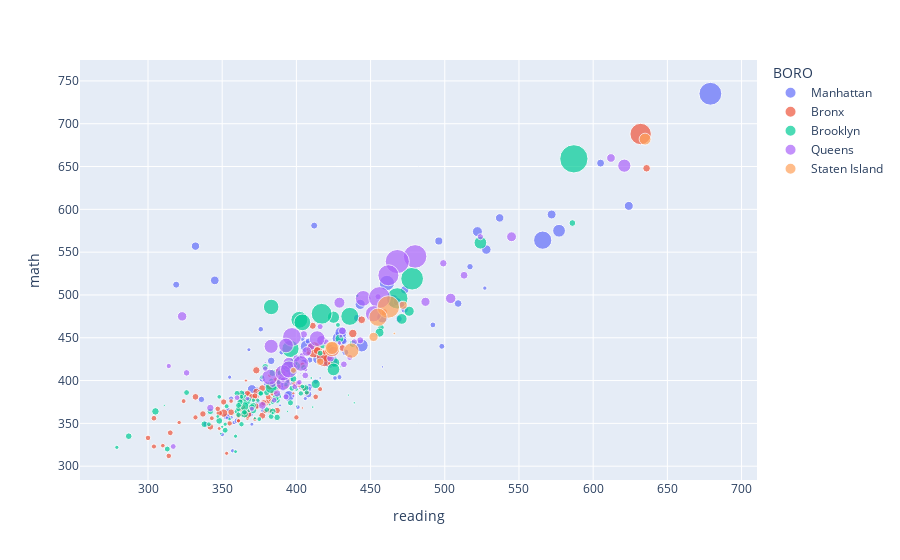

Write notebook code for a chart like this one.
### Markdown cell above
Again, we can use plotly to make it interactive:

### Code cell
px.scatter(df_merged, x='reading', 
               y='math', 
               color="BORO",
               size='num_students', 
               hover_data=['school', 'reading', 'math', 'writing', 'num_students'])

### Figure 1 — Plotly figure (JSON) as saved in the notebook; plotly's stock layout.template omitted (floating-point values rounded to 4 significant figures; data arrays with more than 128 entries replaced by an {"elided": "..."} marker saying what was removed)
{"data": [{"customdata": {"elided": "105x3 mixed values"}, "hovertemplate": "BORO=Manhattan<br>reading=%{x}<br>math=%{y}<br>num_students=%{customdata[2]}<br>school=%{customdata[0]}<br>writing=%{customdata[1]}<extra></extra>", "legendgroup": "Manhattan", "marker": {"color": "#636efa", "size": [29, 91, 70, 7, 44, 112, 159, 18, 130, 16, 62, 53, 58, 85, 48, 76, 50, 40, 69, 42, 60, 92, 79, 263, 54, 94, 104, 114, 66, 103, 127, 144, 62, 336, 84, 29, 95, 59, 72, 49, 151, 832, 167, 25, 81, 264, 131, 42, 66, 73, 14, 78, 26, 77, 56, 30, 33, 121, 84, 9, 335, 36, 83, 154, 191, 270, 61, 27, 49, 41, 12, 32, 131, 261, 531, 66, 75, 35, 111, 43, 48, 375, 51, 73, 70, 48, 31, 29, 54, 33, 56, 20, 214, 66, 61, 101, 60, 55, 70, 76, 63, 94, 24, 228, 56], "sizemode": "area", "sizeref": 3.192, "symbol": "circle"}, "mode": "markers", "name": "Manhattan", "orientation": "v", "showlegend": true, "type": "scatter", "x": [355, 383, 377, 414, 390, 332, 522, 417, 624, 395, 409, 394, 374, 423, 404, 353, 375, 403, 408, 373, 391, 473, 319, 465, 492, 509, 496, 537, 517, 468, 572, 528, 390, 429, 416, 356, 441, 378, 395, 376, 373, 679, 443, 370, 469, 407, 414, 429, 336, 391, 389, 412, 368, 405, 498, 527, 350, 345, 408, 458, 423, 426, 399, 370, 395, 444, 409, 406, 374, 384, 416, 371, 370, 577, 566, 396, 433, 401, 473, 356, 354, 461, 373, 405, 432, 369, 358, 357, 413, 354, 360, 354, 458, 396, 369, 605, 408, 362, 380, 365, 369, 363, 400, 430, 339], "xaxis": "x", "y": [404, 423, 402, 401, 433, 557, 574, 418, 604, 400, 393, 384, 375, 438, 449, 358, 388, 392, 390, 370, 391, 483, 512, 493, 465, 490, 563, 590, 533, 492, 594, 553, 399, 449, 426, 357, 473, 365, 416, 460, 387, 735, 489, 349, 472, 440, 425, 404, 378, 395, 371, 581, 436, 423, 440, 508, 337, 517, 384, 416, 423, 403, 418, 379, 382, 441, 424, 379, 384, 390, 403, 368, 390, 575, 564, 398, 433, 369, 506, 379, 357, 514, 379, 421, 446, 369, 351, 318, 399, 366, 353, 360, 474, 402, 361, 654, 446, 376, 395, 384, 380, 378, 422, 456, 349], "yaxis": "y"}, {"customdata": {"elided": "106x3 mixed values"}, "hovertemplate": "BORO=Bronx<br>reading=%{x}<br>math=%{y}<br>num_students=%{customdata[2]}<br>school=%{customdata[0]}<br>writing=%{customdata[1]}<extra></extra>", "legendgroup": "Bronx", "marker": {"color": "#EF553B", "size": [65, 9, 34, 43, 63, 66, 64, 62, 28, 44, 51, 76, 47, 114, 44, 52, 41, 67, 67, 39, 9, 415, 39, 68, 54, 16, 9, 78, 39, 78, 33, 80, 50, 67, 81, 74, 30, 38, 51, 54, 49, 32, 34, 64, 35, 80, 50, 114, 27, 113, 86, 59, 79, 26, 52, 54, 49, 111, 61, 38, 57, 51, 48, 63, 65, 443, 52, 731, 109, 99, 68, 55, 73, 92, 74, 46, 81, 56, 72, 97, 69, 60, 121, 48, 189, 72, 48, 57, 76, 55, 46, 25, 49, 57, 30, 36, 46, 34, 30, 14, 16, 42, 72, 66, 31, 43], "sizemode": "area", "sizeref": 3.192, "symbol": "circle"}, "mode": "markers", "name": "Bronx", "orientation": "v", "showlegend": true, "type": "scatter", "x": [364, 379, 310, 361, 351, 420, 399, 362, 367, 387, 413, 394, 398, 363, 407, 384, 416, 337, 387, 363, 367, 412, 369, 373, 373, 366, 404, 377, 324, 373, 372, 411, 393, 369, 459, 356, 361, 386, 382, 315, 314, 363, 356, 400, 379, 404, 368, 384, 353, 438, 373, 405, 382, 382, 304, 402, 300, 390, 392, 343, 370, 404, 355, 367, 366, 419, 423, 632, 351, 414, 348, 372, 362, 636, 370, 400, 377, 386, 381, 444, 387, 387, 367, 419, 386, 332, 377, 372, 431, 383, 388, 348, 347, 381, 361, 408, 366, 390, 321, 380, 398, 304, 342, 378, 375, 332], "xaxis": "x", "y": [378, 364, 324, 359, 375, 426, 396, 378, 356, 411, 381, 400, 416, 368, 386, 385, 390, 361, 402, 371, 369, 436, 371, 370, 381, 400, 368, 359, 376, 387, 355, 464, 394, 367, 480, 363, 353, 386, 365, 339, 312, 360, 376, 419, 364, 418, 384, 394, 315, 455, 412, 391, 393, 406, 356, 395, 333, 408, 401, 356, 371, 418, 350, 385, 364, 426, 420, 688, 362, 435, 362, 379, 382, 648, 381, 357, 391, 394, 376, 471, 365, 391, 361, 433, 397, 381, 372, 382, 438, 378, 393, 344, 367, 381, 353, 432, 378, 401, 351, 372, 385, 323, 346, 374, 387, 357], "yaxis": "y"}, {"customdata": {"elided": "122x3 mixed values"}, "hovertemplate": "BORO=Brooklyn<br>reading=%{x}<br>math=%{y}<br>num_students=%{customdata[2]}<br>school=%{customdata[0]}<br>writing=%{customdata[1]}<extra></extra>", "legendgroup": "Brooklyn", "marker": {"color": "#00cc96", "size": [29, 9, 52, 37, 92, 1277, 90, 105, 72, 29, 8, 13, 89, 85, 185, 20, 102, 68, 72, 41, 144, 134, 142, 42, 72, 113, 31, 94, 12, 28, 52, 76, 59, 58, 72, 64, 77, 9, 28, 141, 8, 20, 131, 46, 36, 59, 57, 7, 71, 46, 35, 38, 73, 61, 69, 54, 79, 63, 48, 16, 165, 259, 53, 56, 29, 54, 43, 63, 17, 48, 37, 33, 75, 7, 35, 40, 12, 54, 37, 47, 61, 68, 29, 182, 60, 57, 51, 74, 38, 456, 238, 694, 385, 54, 54, 39, 475, 727, 448, 40, 40, 95, 119, 10, 824, 518, 236, 259, 131, 60, 55, 11, 7, 17, 69, 50, 88, 75, 67, 39, 23, 24], "sizemode": "area", "sizeref": 3.192, "symbol": "circle"}, "mode": "markers", "name": "Brooklyn", "orientation": "v", "showlegend": true, "type": "scatter", "x": [352, 439, 360, 375, 399, 587, 305, 400, 384, 400, 435, 398, 438, 406, 471, 441, 365, 387, 586, 407, 364, 413, 398, 367, 363, 397, 371, 367, 382, 359, 361, 393, 398, 397, 379, 405, 398, 352, 368, 426, 430, 355, 365, 362, 370, 396, 352, 394, 287, 403, 348, 377, 338, 362, 457, 386, 418, 388, 385, 372, 476, 425, 365, 313, 374, 383, 368, 387, 384, 361, 404, 393, 386, 400, 363, 376, 410, 416, 341, 363, 380, 371, 279, 395, 371, 360, 376, 370, 383, 402, 425, 417, 383, 326, 402, 388, 396, 468, 404, 384, 353, 394, 429, 411, 478, 436, 383, 524, 456, 389, 361, 349, 311, 350, 392, 380, 384, 348, 342, 428, 347, 359], "xaxis": "x", "y": [349, 374, 364, 355, 417, 659, 364, 417, 364, 390, 383, 391, 443, 391, 472, 499, 361, 357, 584, 386, 379, 396, 421, 373, 385, 410, 377, 376, 372, 335, 367, 399, 411, 391, 416, 415, 402, 341, 365, 421, 416, 355, 370, 372, 372, 374, 342, 364, 335, 385, 381, 404, 349, 375, 462, 391, 441, 382, 393, 356, 481, 413, 363, 320, 377, 358, 378, 377, 362, 360, 393, 395, 380, 370, 381, 385, 403, 432, 349, 349, 386, 365, 322, 418, 371, 385, 385, 369, 400, 471, 474, 478, 486, 386, 427, 398, 437, 496, 468, 375, 370, 414, 449, 369, 519, 475, 392, 561, 456, 409, 371, 338, 371, 346, 416, 366, 409, 353, 364, 465, 358, 317], "yaxis": "y"}, {"customdata": {"elided": "68x3 mixed values"}, "hovertemplate": "BORO=Queens<br>reading=%{x}<br>math=%{y}<br>num_students=%{customdata[2]}<br>school=%{customdata[0]}<br>writing=%{customdata[1]}<extra></extra>", "legendgroup": "Queens", "marker": {"color": "#ab63fa", "size": [89, 39, 69, 55, 155, 320, 241, 58, 69, 138, 80, 155, 396, 58, 45, 59, 63, 558, 347, 278, 17, 99, 7, 888, 934, 334, 708, 175, 87, 74, 44, 93, 36, 89, 101, 78, 404, 403, 194, 68, 6, 25, 762, 90, 462, 422, 99, 121, 74, 68, 52, 46, 49, 59, 43, 78, 52, 49, 62, 98, 395, 392, 174, 148, 143, 135, 61, 32], "sizemode": "area", "sizeref": 3.192, "symbol": "circle"}, "mode": "markers", "name": "Queens", "orientation": "v", "showlegend": true, "type": "scatter", "x": [405, 406, 404, 317, 545, 383, 395, 399, 326, 391, 443, 417, 445, 455, 314, 416, 471, 397, 393, 621, 398, 431, 379, 480, 468, 391, 462, 425, 387, 432, 391, 423, 367, 499, 377, 384, 382, 391, 429, 420, 403, 430, 456, 342, 395, 452, 513, 612, 406, 439, 360, 401, 402, 436, 370, 400, 385, 379, 393, 410, 414, 403, 504, 407, 323, 487, 524, 429], "xaxis": "x", "y": [454, 413, 429, 323, 568, 440, 420, 393, 409, 403, 447, 447, 496, 498, 417, 463, 489, 451, 441, 651, 382, 458, 421, 545, 539, 397, 523, 434, 385, 419, 401, 426, 379, 537, 371, 396, 404, 409, 491, 445, 408, 452, 497, 368, 413, 478, 523, 660, 406, 445, 380, 397, 398, 427, 367, 426, 377, 414, 381, 440, 449, 420, 496, 434, 475, 492, 568, 444], "yaxis": "y"}, {"customdata": [["CSI HIGH SCHOOL FOR INTERNATIONAL STUDIES", 450, 137], ["GAYNOR MCCOWN EXPEDITIONARY LEARNING SCHOOL", 385, 61], ["THE MICHAEL J. PETRIDES SCHOOL", 466, 107], ["NEW DORP HIGH SCHOOL", 416, 391], ["PORT RICHMOND HIGH SCHOOL", 417, 271], ["CURTIS HIGH SCHOOL", 429, 375], ["TOTTENVILLE HIGH SCHOOL", 470, 807], ["SUSAN E. WAGNER HIGH SCHOOL", 459, 535], ["CONCORD HIGH SCHOOL", 414, 10], ["RALPH R. MCKEE CAREER AND TECHNICAL EDUCATION HIGH SCHOOL", 397, 94], ["STATEN ISLAND TECHNICAL HIGH SCHOOL", 636, 227]], "hovertemplate": "BORO=Staten Island<br>reading=%{x}<br>math=%{y}<br>num_students=%{customdata[2]}<br>school=%{customdata[0]}<br>writing=%{customdata[1]}<extra></extra>", "legendgroup": "Staten Island", "marker": {"color": "#FFA15A", "size": [137, 61, 107, 391, 271, 375, 807, 535, 10, 94, 227], "sizemode": "area", "sizeref": 3.192, "symbol": "circle"}, "mode": "markers", "name": "Staten Island", "orientation": "v", "showlegend": true, "type": "scatter", "x": [452, 398, 472, 424, 424, 437, 462, 455, 466, 416, 635], "xaxis": "x", "y": [451, 412, 488, 437, 438, 435, 486, 474, 455, 422, 682], "yaxis": "y"}], "layout": {"legend": {"itemsizing": "constant", "title": {"text": "BORO"}, "tracegroupgap": 0}, "margin": {"t": 60}, "xaxis": {"anchor": "y", "domain": [0, 1], "title": {"text": "reading"}}, "yaxis": {"anchor": "x", "domain": [0, 1], "title": {"text": "math"}}}}
